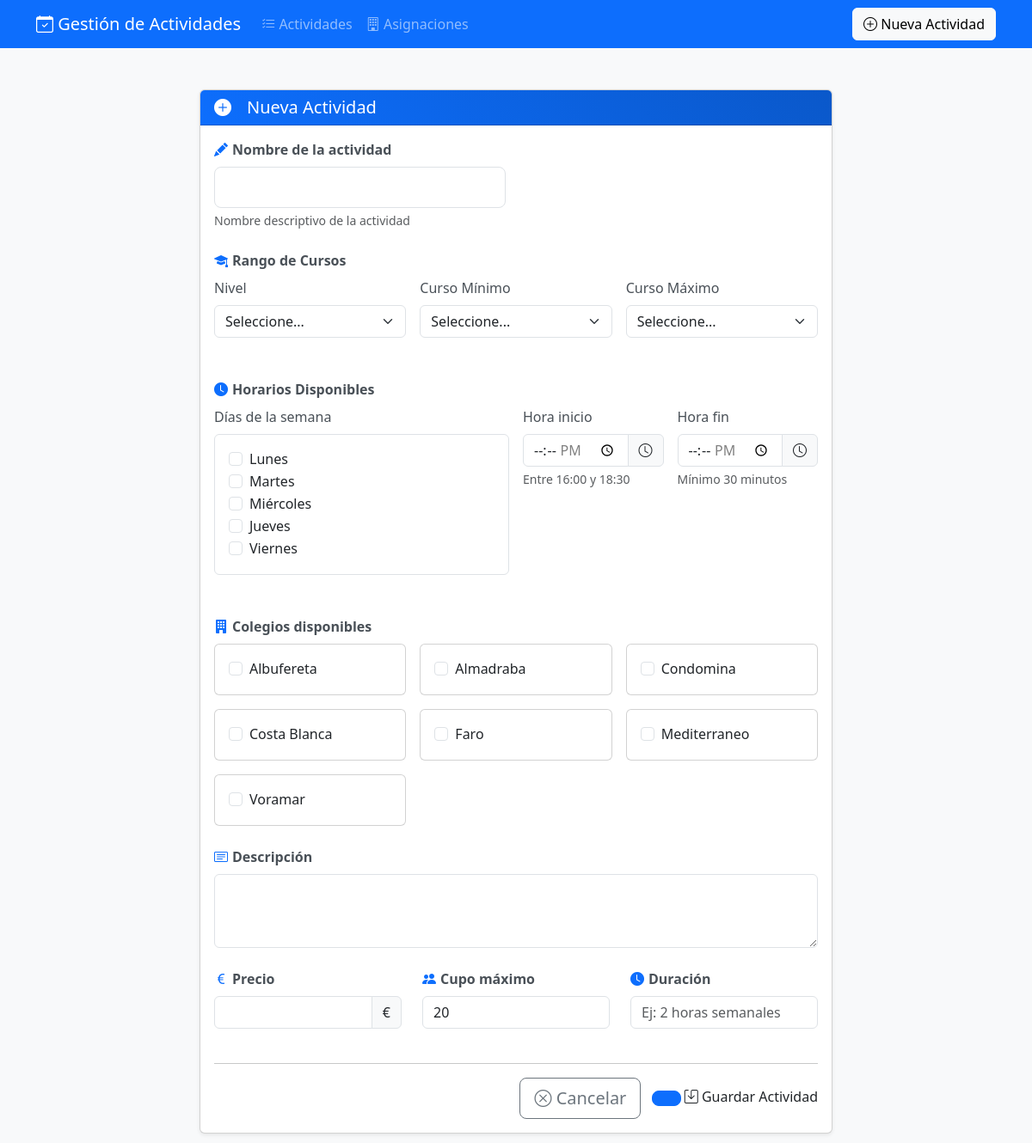
Page /add_actividades.php on the committed database.
### tables this page shows
CREATE TABLE colegios (
    id INT AUTO_INCREMENT PRIMARY KEY,
    nombre VARCHAR(255) NOT NULL UNIQUE,
    direccion VARCHAR(255),
    telefono CHAR(9),
    fecha_registro TIMESTAMP DEFAULT CURRENT_TIMESTAMP,
    INDEX idx_nombre (nombre)
);

### add_actividades.php (the view, shortened to what this page needs)
<?php
include('conexion.php');
$colegios = $conexion->query("SELECT id, nombre FROM colegios ORDER BY nombre")->fetchAll();
?>
<!DOCTYPE html>
<html lang="es">
<head>
    <link href="https://cdn.jsdelivr.net/npm/bootstrap@5.3.0/dist/css/bootstrap.min.css" rel="stylesheet">
    <link rel="stylesheet" href="https://cdn.jsdelivr.net/npm/bootstrap-icons@1.10.5/font/bootstrap-icons.css">
    <link href="assets/css/style.css" rel="stylesheet">
</head>
<body class="bg-light">
    <?php include('templates/navbar.php'); ?>
    <div class="container py-4">
        <div class="row justify-content-center">
            <div class="col-lg-8">
                <div class="card shadow-sm">
                    <div class="card-header bg-primary text-white">
                        <h5 class="mb-0">
                            <i class="bi bi-plus-circle-fill me-2"></i>
                            Nueva Actividad
                        </h5>
                    </div>
                    <div class="card-body">
                        <form method="POST" class="needs-validation" novalidate>
                            <div class="row g-4">
                                <div class="col-md-6">
                                    <label class="form-label fw-bold">
                                        <i class="bi bi-pencil-fill text-primary"></i>
                                        Nombre de la actividad
                                    </label>
                                    <input type="text" name="nombre" class="form-control form-control-lg" required>
                                    <div class="form-text">Nombre descriptivo de la actividad</div>
                                </div>
                                <div class="col-md-12 mb-4">
                                    <label class="form-label fw-bold">
                                        <i class="bi bi-mortarboard-fill text-primary"></i>
                                        Rango de Cursos
                                    </label>
                                    <div class="row g-3">
                                        <div class="col-md-4">
                                            <label class="form-label">Nivel</label>
                                            <select name="nivel" class="form-select" required>
                                                <option value="">Seleccione...</option>
                                            </select>
                                        </div>
                                        <div class="col-md-4">
                                            <label class="form-label">Curso Mínimo</label>
                                            <select name="grado_min" class="form-select" required>
                                                <option value="">Seleccione...</option>
                                            </select>
                                        </div>
                                        <div class="col-md-4">
                                            <label class="form-label">Curso Máximo</label>
                                            <select name="grado_max" class="form-select" required>
                                                <option value="">Seleccione...</option>
                                            </select>
                                        </div>
                                    </div>
                                </div>
                                <div class="col-md-12 mb-4">
                                    <label class="form-label fw-bold">
                                        <i class="bi bi-clock-fill text-primary"></i>
                                        Horarios Disponibles
                                    </label>
                                    <div class="row g-3">
                                        <div class="col-md-6">
                                            <label class="form-label">Días de la semana</label>
                                            <div class="border rounded p-3">
                                                <?php
                                                $dias = [
                                                    'lunes' => 'Lunes',
                                                    'martes' => 'Martes',
                                                    'miercoles' => 'Miércoles',
                                                    'jueves' => 'Jueves',
                                                    'viernes' => 'Viernes'
                                                ];
                                                foreach ($dias as $valor => $dia): ?>
                                                    <div class="form-check">
                                                        <input class="form-check-input" type="checkbox"
                                                               name="dias[]" value="<?= $valor ?>"
                                                               id="dia_<?= $valor ?>">
                                                        <label class="form-check-label" for="dia_<?= $valor ?>">
                                                            <?= $dia ?>
                                                        </label>
                                                    </div>
                                                <?php endforeach; ?>
                                            </div>
                                        </div>
                                        <div class="col-md-6">
                                            <div class="row g-3">
                                                <div class="col-6">
                                                    <label class="form-label">Hora inicio</label>
                                                    <div class="input-group">
                                                        <input type="time" name="hora_inicio" class="form-control"
                                                               required min="16:00" max="18:30">
                                                        <span class="input-group-text">
                                                            <i class="bi bi-clock"></i>
                                                        </span>
                                                    </div>
                                                    <div class="form-text">Entre 16:00 y 18:30</div>
                                                </div>
                                                <div class="col-6">
                                                    <label class="form-label">Hora fin</label>
                                                    <div class="input-group">
                                                        <input type="time" name="hora_fin" class="form-control"
                                                               required min="16:00" max="18:30">
                                                        <span class="input-group-text">
                                                            <i class="bi bi-clock"></i>
                                                        </span>
                                                    </div>
                                                    <div class="form-text">Mínimo 30 minutos</div>
                                                </div>
                                            </div>
                                        </div>
                                    </div>
                                </div>
                                <div class="col-md-12">
                                    <label class="form-label fw-bold">
                                        <i class="bi bi-building-fill text-primary"></i>
                                        Colegios disponibles
                                    </label>
                                    <div class="row g-3" id="colegios-container">
                                        <?php foreach ($colegios as $colegio): ?>
                                            <div class="col-md-4">
                                                <div class="form-check card h-100">
                                                    <div class="card-body">
                                                        <input type="checkbox" class="form-check-input"
                                                               name="colegios[]" value="<?= $colegio['id'] ?>"
                                                               id="colegio_<?= $colegio['id'] ?>">
                                                        <label class="form-check-label" for="colegio_<?= $colegio['id'] ?>">
                                                            <?= $colegio['nombre'] ?>
                                                        </label>
                                                    </div>
                                                </div>
                                            </div>
                                        <?php endforeach; ?>
                                    </div>
                                </div>
                                <div class="col-md-12">
                                    <label class="form-label fw-bold">
                                        <i class="bi bi-card-text text-primary"></i>
                                        Descripción
                                    </label>
                                    <textarea name="descripcion" class="form-control" rows="3"></textarea>
                                </div>
                                <div class="col-md-4">
                                    <label class="form-label fw-bold">
                                        <i class="bi bi-currency-euro text-primary"></i>
                                        Precio
                                    </label>
                                    <div class="input-group">
                                        <input type="number" name="precio" class="form-control"
                                               step="0.01" min="0" required>
                                        <span class="input-group-text">€</span>
                                    </div>
                                </div>
                                <div class="col-md-4">
                                    <label class="form-label fw-bold">
                                        <i class="bi bi-people-fill text-primary"></i>
                                        Cupo máximo
                                    </label>
                                    <input type="number" name="cupo_maximo" class="form-control"
                                           min="1" value="20" required>
                                </div>
                                <div class="col-md-4">
                                    <label class="form-label fw-bold">
                                        <i class="bi bi-clock-fill text-primary"></i>
                                        Duración
                                    </label>
                                    <input type="text" name="duracion" class="form-control"
                                           placeholder="Ej: 2 horas semanales" required>
                                </div>
                                <div class="col-12 text-end">
                                    <hr>
                                    <a href="actividades.php" class="btn btn-outline-secondary btn-lg">
                                        <i class="bi bi-x-circle"></i>
                                        Cancelar
                                    </a>
                                    <button type="submit" class="btn btn-primary btn-lg ms-2"></button></button>
                                        <i class="bi bi-save"></i>
                                        Guardar Actividad
                                </div>
                            </div>
                        </form>
                    </div>
                </div>
            </div>
        </div>
    </div>
</body>
</html>

### assets/css/style.css (style rules this page uses)
body { background-color: #f8f9fa; }
.card-header { background: linear-gradient(45deg, #0d6efd, #0a58ca); color: white; }
.card-header h5 { display: flex; align-items: center; gap: 10px; margin: 0; }
.form-label { display: flex; align-items: center; gap: 5px; color: #495057; margin-bottom: 0.5rem; }
.form-label i { color: #0d6efd; }

### rows in the picture
colegios: nombre "Albufereta"
colegios: nombre "Almadraba"
colegios: nombre "Condomina"
colegios: nombre "Costa Blanca"
colegios: nombre "Faro"
colegios: nombre "Mediterraneo"
colegios: nombre "Voramar"

### other values in the picture
$dia "Lunes"
$dia "Martes"
$dia "Miércoles"
$dia "Jueves"
$dia "Viernes"
